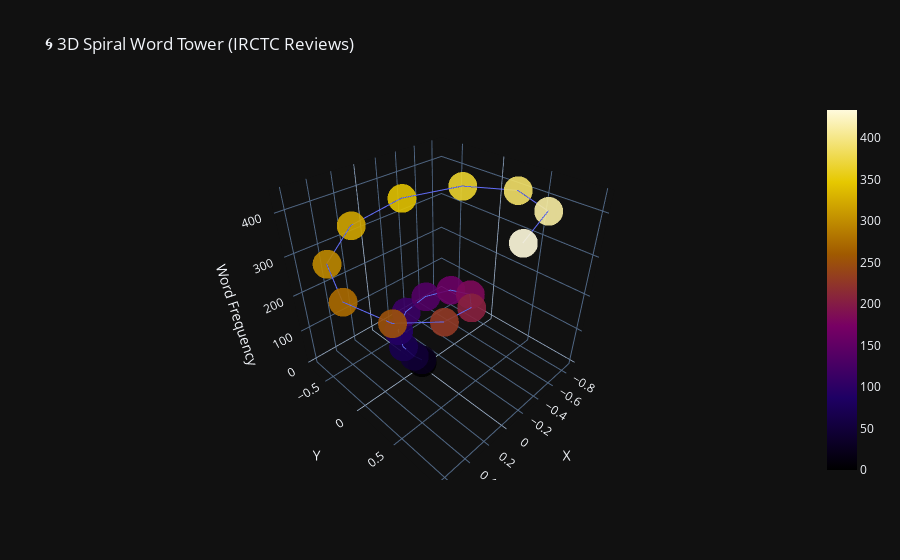

Notebook code cell kept with this figure:
### Code cell
# ===============================
# STEP 7C: 3D SPIRAL WORD TOWER (Plotly)
# ===============================
theta = np.linspace(0, 4*np.pi, len(most_common))
z = np.linspace(0, max(most_common['Frequency']), len(most_common))
r = z / max(z)
x = r * np.sin(theta)
y = r * np.cos(theta)

fig = go.Figure(data=[go.Scatter3d(
    x=x, y=y, z=z,
    mode='markers+lines',
    marker=dict(size=10, color=z, colorscale='Electric', showscale=True, opacity=0.9),
    text=most_common['Word'],
    hovertemplate="<b>Word:</b> %{text}<br>Height: %{z}<extra></extra>"
)])
fig.update_layout(
    title="🌀 3D Spiral Word Tower (IRCTC Reviews)",
    scene=dict(xaxis_title='X', yaxis_title='Y', zaxis_title='Word Frequency'),
    template='plotly_dark'
)
fig.show()

spiral_path = os.path.join(save_dir, "3D_spiral_tower.html")
fig.write_html(spiral_path)
print(f"✅ 3D Spiral Tower saved as: {spiral_path}")

### Figure 1 — Plotly figure (JSON) as saved in the notebook; plotly's stock layout.template omitted (floating-point values rounded to 4 significant figures)
{"data": [{"hovertemplate": "<b>Word:</b> %{text}<br>Height: %{z}<extra></extra>", "marker": {"color": [0, 22.84, 45.68, 68.53, 91.37, 114.2, 137.1, 159.9, 182.7, 205.6, 228.4, 251.3, 274.1, 296.9, 319.8, 342.6, 365.5, 388.3, 411.2, 434], "colorscale": [[0, "rgb(0,0,0)"], [0.2, "rgb(30,0,100)"], [0.4, "rgb(120,0,100)"], [0.6, "rgb(160,90,0)"], [0.8, "rgb(230,200,0)"], [1, "rgb(255,250,220)"]], "opacity": 0.9, "showscale": true, "size": 10}, "mode": "markers+lines", "text": ["app", "ticket", "good", "booking", "time", "tatkal", "worst", "irctc", "hai", "book", "bad", "experience", "password", "login", "nice", "money", "even", "issue", "payment", "get"], "type": "scatter3d", "x": [0, 0.03233, 0.102, 0.1446, 0.1002, -0.04331, -0.2323, -0.3672, -0.3525, -0.1538, 0.1709, 0.4847, 0.6294, 0.5034, 0.1213, -0.3757, -0.7712, -0.8674, -0.5819, -4.899e-16], "y": [0, 0.04153, 0.02584, -0.06343, -0.1852, -0.2596, -0.2139, -0.03042, 0.2303, 0.448, 0.4978, 0.3167, -0.05216, -0.4634, -0.7268, -0.6943, -0.3383, 0.2196, 0.7476, 1], "z": [0, 22.84, 45.68, 68.53, 91.37, 114.2, 137.1, 159.9, 182.7, 205.6, 228.4, 251.3, 274.1, 296.9, 319.8, 342.6, 365.5, 388.3, 411.2, 434]}], "layout": {"scene": {"xaxis": {"title": {"text": "X"}}, "yaxis": {"title": {"text": "Y"}}, "zaxis": {"title": {"text": "Word Frequency"}}}, "title": {"text": "🌀 3D Spiral Word Tower (IRCTC Reviews)"}}}
